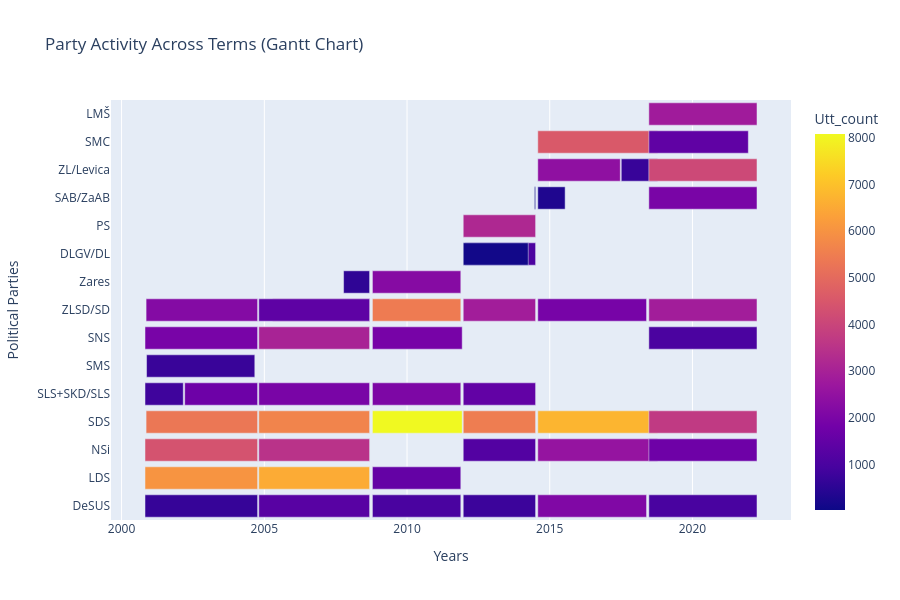

The notebook cell saved with this chart:
### Code cell
fig = px.timeline(
    activity,
    x_start="Start_date",
    x_end="End_date",
    y="Grouped_parties",
    color="Utt_count",
    title="Party Activity Across Terms (Gantt Chart)",
    labels={"utt_count": "Utterance Count"}
)
fig.update_layout(
    height=600,
    xaxis_title="Years",
    yaxis_title="Political Parties",
    legend_title="Grouped Parties",
    barmode = "stack"
)
fig.write_image("../../Figures/Sentiment_Analysis/Parties/Party_activity_grouped.png")

fig.show()

### Figure 1 — Plotly figure (JSON) as saved in the notebook; plotly's stock layout.template omitted (floating-point values rounded to 4 significant figures)
{"data": [{"alignmentgroup": "True", "base": ["2000-10-27", "2000-10-27", "2000-10-27", "2000-11-10", "2002-03-19", "2000-10-27", "2000-11-16", "2000-10-27", "2000-11-10", "2004-10-22", "2004-10-22", "2004-10-22", "2005-04-18", "2004-10-22", "2004-10-22", "2004-10-22", "2004-10-22", "2007-10-12", "2008-10-15", "2008-10-15", "2008-10-15", "2008-10-15", "2008-10-15", "2008-10-15", "2008-10-15", "2012-01-11", "2011-12-21", "2011-12-21", "2011-12-21", "2011-12-21", "2011-12-21", "2011-12-21", "2011-12-21", "2014-06-19", "2014-08-01", "2017-07-04", "2014-08-01", "2014-08-01", "2014-08-01", "2014-08-01", "2014-08-01", "2014-08-01", "2018-06-22", "2018-06-22", "2018-06-22", "2018-06-22", "2018-06-22", "2018-06-22", "2018-06-22", "2018-06-22", "2018-06-22"], "hovertemplate": "Start_date=%{base}<br>End_date=%{x}<br>Grouped_parties=%{y}<br>Utt_count=%{marker.color}<extra></extra>", "legendgroup": "", "marker": {"color": [666, 6036, 4375, 5330, 1719, 809, 705, 1935, 2201, 1282, 6531, 3502, 3579, 5656, 1969, 3040, 1398, 557, 989, 1533, 5439, 8082, 2041, 1910, 2233, 1053, 93, 753, 1176, 3189, 2865, 5479, 1484, 21, 2115, 697, 2567, 1918, 6740, 4556, 2434, 305, 987, 2810, 4105, 1738, 1955, 2862, 3688, 1450, 1017], "coloraxis": "coloraxis", "pattern": {"shape": ""}}, "name": "", "offsetgroup": "", "orientation": "h", "showlegend": false, "textposition": "auto", "type": "bar", "x": [124502400000, 124502400000, 124502400000, 123292800000, 80611200000, 42336000000, 119664000000, 124502400000, 123292800000, 122515200000, 122515200000, 122515200000, 107136000000, 122515200000, 122515200000, 122515200000, 122515200000, 28771200000, 97718400000, 97718400000, 97718400000, 99273600000, 97718400000, 99273600000, 97718400000, 78192000000, 71884800000, 80006400000, 80006400000, 80006400000, 80006400000, 80006400000, 80006400000, 1296000000, 120268800000, 40089600000, 132364800000, 120268800000, 132364800000, 132364800000, 91238400000, 30240000000, 119577600000, 119577600000, 119577600000, 119577600000, 119577600000, 119577600000, 119577600000, 109987200000, 119577600000], "xaxis": "x", "y": ["DeSUS", "LDS", "NSi", "SDS", "SLS+SKD/SLS", "SLS+SKD/SLS", "SMS", "SNS", "ZLSD/SD", "DeSUS", "LDS", "NSi", "ZLSD/SD", "SDS", "SLS+SKD/SLS", "SNS", "ZLSD/SD", "Zares", "DeSUS", "LDS", "ZLSD/SD", "SDS", "SLS+SKD/SLS", "SNS", "Zares", "DLGV/DL", "DLGV/DL", "DeSUS", "NSi", "PS", "ZLSD/SD", "SDS", "SLS+SKD/SLS", "SAB/ZaAB", "DeSUS", "ZL/Levica", "NSi", "ZLSD/SD", "SDS", "SMC", "ZL/Levica", "SAB/ZaAB", "DeSUS", "LMŠ", "ZL/Levica", "NSi", "SAB/ZaAB", "ZLSD/SD", "SDS", "SMC", "SNS"], "yaxis": "y"}], "layout": {"barmode": "stack", "coloraxis": {"colorbar": {"title": {"text": "Utt_count"}}, "colorscale": [[0, "#0d0887"], [0.1111, "#46039f"], [0.2222, "#7201a8"], [0.3333, "#9c179e"], [0.4444, "#bd3786"], [0.5556, "#d8576b"], [0.6667, "#ed7953"], [0.7778, "#fb9f3a"], [0.8889, "#fdca26"], [1, "#f0f921"]]}, "height": 600, "legend": {"title": {"text": "Grouped Parties"}, "tracegroupgap": 0}, "title": {"text": "Party Activity Across Terms (Gantt Chart)"}, "xaxis": {"anchor": "y", "domain": [0, 1], "title": {"text": "Years"}, "type": "date"}, "yaxis": {"anchor": "x", "domain": [0, 1], "title": {"text": "Political Parties"}}}}
